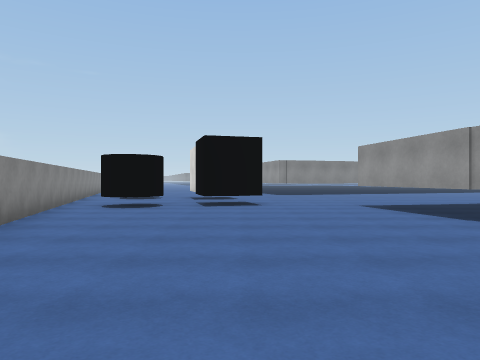
View 1 (above)

22 first-person views from a walk through a Unity game level. The camera is 1.3 m above the floor, looks level and sees 70° across. The floor is counted in squares, 2 m on a side. Each view is taken from the middle of a square. On the plan, view 1 faces up. The plan holds only what a view shows up to about 10 squares ahead; the rest is blank. The place goes on beyond the plan. Door leaves are left out, so doorways stand open. Surface patterns are stand-ins for the level's own textures.

View 2
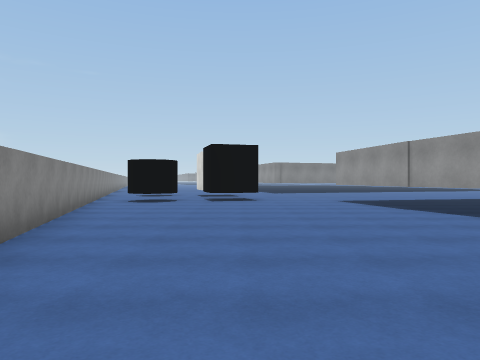

View 3
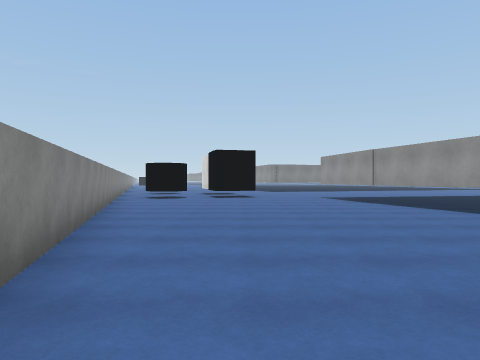

View 4
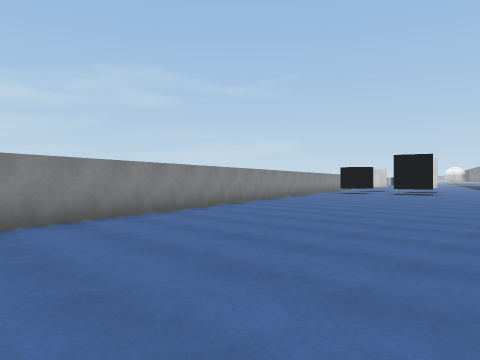

View 5
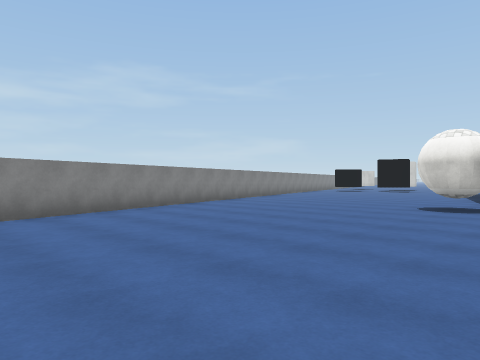

View 6
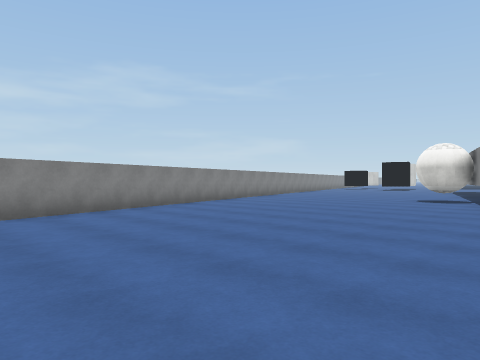

View 7
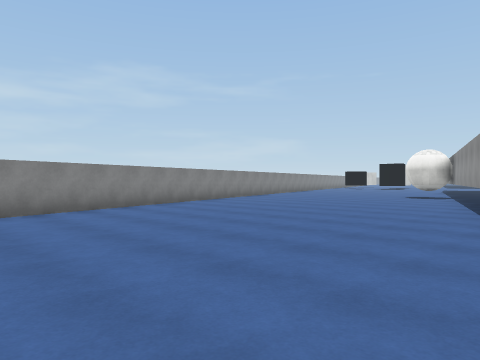

View 8
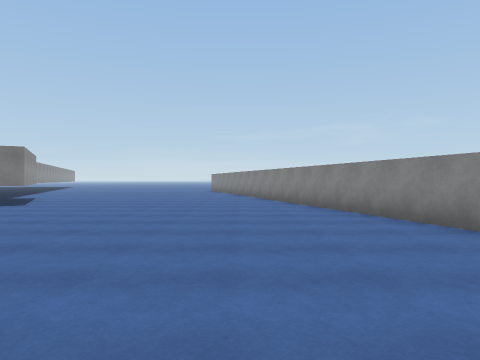

View 9
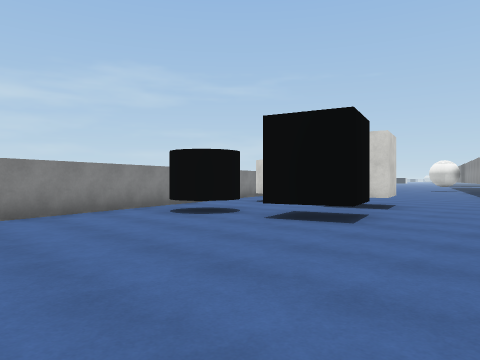

View 10
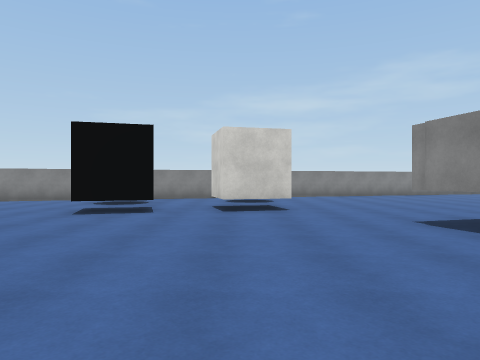

View 11
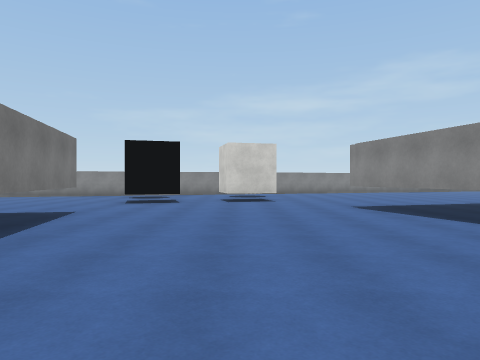

View 12
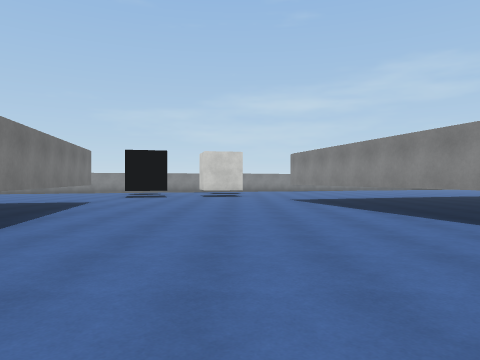

View 13
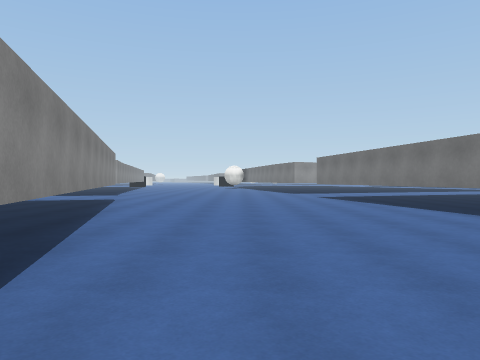

View 14
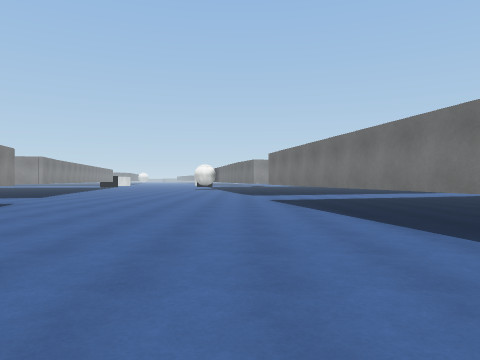

View 15
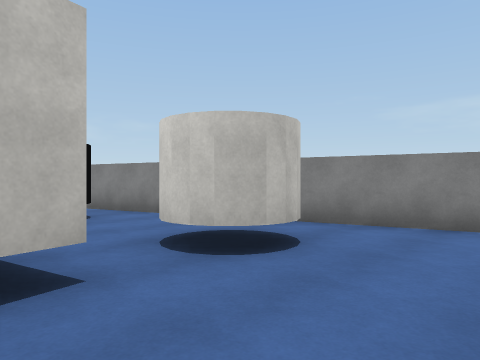

View 16
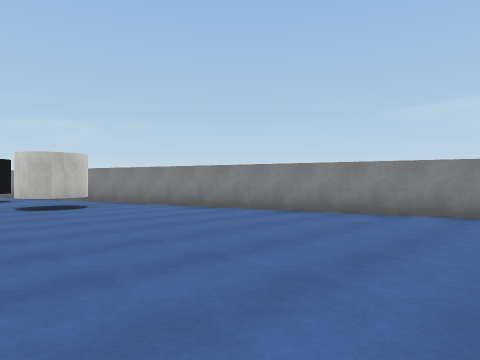

View 17
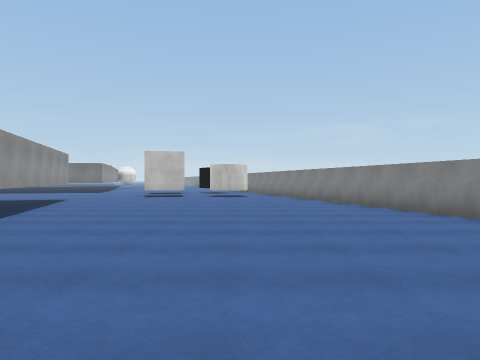

View 18
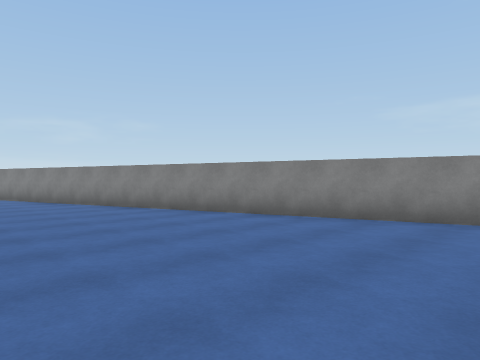

View 19
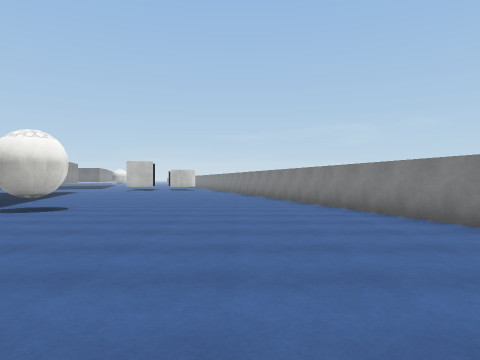

View 20
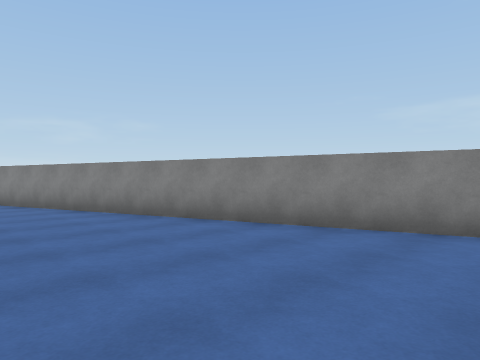

View 21
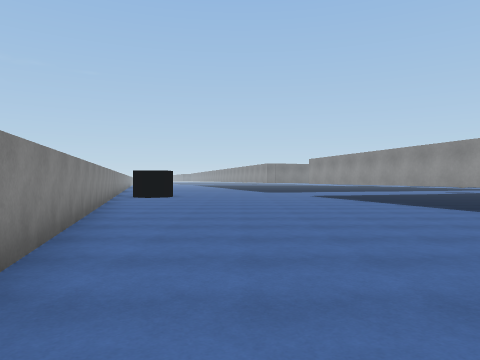

View 22
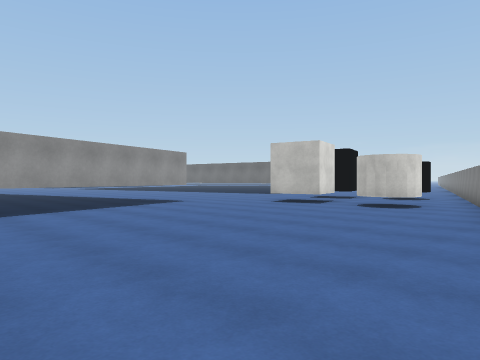

### Floor plan
Key: @ floor where view 1 was taken; # wall or solid block; x gap in a wall; . floor; D open door; T thing the floor can be seen under or through.
Columns run from 11 left of view 1 to 18 right of it. Each row starts with its distance up from view 1.
 34 .......##
 33 ........#
 32 ........#
 31 #.......#
 30 #.......
 29 #.......
 28 ##.......
 27  #.......
 26  #......##
 25  #......#
 24  ##.......
 23   #.......
 22   #........
 21   ##.......
 20    #.......##
 19    #........#            ####.
 18    #........#        #####....
 17    ##.......##    ##DD........
 16     #........######.DD........
 15     #........##...............
 14     ##........................
 13      #.##.#...................
 12      #.##x#...........D......#
 11      #................DD.#####
 10      ##...TT........# ####
  9       #.TTTT...T#####
  8       #.T.....T
  7       ##.......T
  6        #.......T
  5        #.......T
  4        ##......##
  3         #.......#
  2         #.......
  1         #.......
  0         ##.@....
 -1          #...... #
 -2          #......##
 -3          ##.......
 -4           #.......#
 -5           #.......##
 -6           #........#
 -7           ##.......#
 -8            #.......
 -9            #........
-10            ##.......
-11             #.......
-12             #........
-13             #........
-14             ##........
-15              #.......#

Where each view was taken, in squares from view 1:
view 1: 0 up, 0 right, facing up
view 2: 2 down, 0 right, facing up
view 3: 4 down, 0 right, facing up
view 4: 7 down, 5 right, facing up-left
view 5: 10 down, 7 right, facing up-left
view 6: 13 down, 8 right, facing up-left
view 7: 15 down, 9 right, facing up-left
view 8: 6 down, 4 right, facing down
view 9: 4 up, 3 right, facing up-left
view 10: 12 up, 7 right, facing left
view 11: 12 up, 10 right, facing left
view 12: 13 up, 13 right, facing left
view 13: 15 up, 6 right, facing right
view 14: 13 up, 8 right, facing right
view 15: 15 up, 1 left, facing down-left
view 16: 21 up, 1 left, facing down-left
view 17: 26 up, 4 left, facing down
view 18: 28 up, 4 left, facing down-left
view 19: 33 up, 7 left, facing down
view 20: 34 up, 7 left, facing down-left
view 21: 24 up, 8 left, facing up
view 22: 21 up, 7 left, facing down-right
